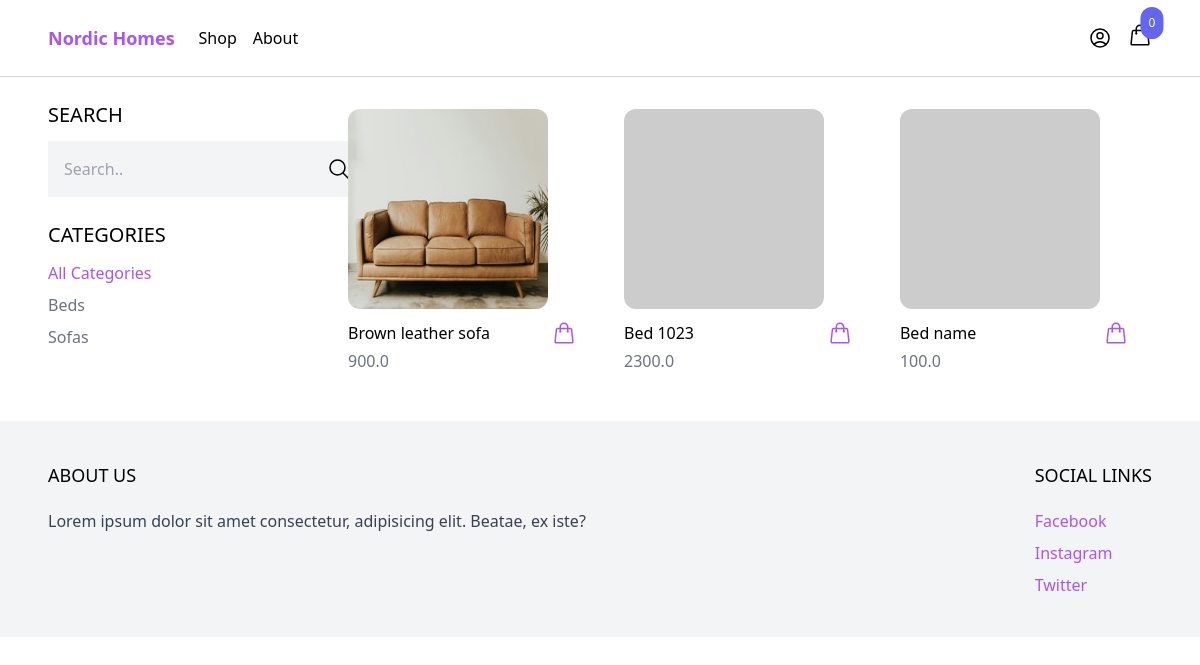
The app's page /shop/ with its own data.
### product/models.py (models this page shows, shortened)
class Category(models.Model):
    name = models.CharField(max_length=255)
    slug = models.SlugField()
    class Meta:
        ordering = ('name',)

class Product(models.Model):
    category = models.ForeignKey(Category, related_name='products', on_delete=models.CASCADE)
    name = models.CharField(max_length=255)
    slug = models.SlugField()
    description = models.TextField(blank=True, null=True)
    price = models.IntegerField()
    created_at = models.DateTimeField(auto_now_add=True)
    image = models.ImageField(upload_to='uploads/', blank=True, null=True)
    thumbnail = models.ImageField(upload_to='uploads/', blank=True, null=True)
    class Meta:
        ordering = ('-created_at',)
    def get_display_price(self):
        return self.price / 100
    def get_thumbnail(self):
        if self.thumbnail:
            return self.thumbnail.url
        else:
            if self.image:
                self.thumbnail = self.make_thumbnail(self.image)
                self.save()
                return self.thumbnail.url
            else:
                return 'https://via.placeholder.com/240x240.jpg'

### core/views.py (the view)
# urls.py: path('shop/', shop, name='shop'),
def shop(request):
    categories = Category.objects.all()
    products = Product.objects.all()
    active_category = request.GET.get('category', '')
    if active_category:
        products = products.filter(category__slug=active_category)
    query = request.GET.get('query', '')
    if query:
        products = products.filter(Q(name__icontains=query) | Q(description__icontains=query))
    context = {'products':products, 'categories':categories, 'active_category':active_category}
    return render(request, 'core/shop.html', context)

### cart/cart.py (called while the page is built)
    def __len__(self):
        return sum(item['quantity'] for item in self.cart.values())

### cart/context_processors.py (called while the page is built)
def cart(request):
    return {'cart': Cart(request)}

### core/templates/core/shop.html (shortened to what this page needs)
{% extends 'core/base.html' %}
{% load static %}
{% block content %}
    <div class="max-w-6xl mx-auto flex flex-wrap items-start py-6 px-6 xl:px-0">
        <div class="filters w-full lg:w-1/4">
            <h3 class="mb-3 text-xl uppercase">Search</h3>
            <form method="get" action=".">
                <div  class="flex">
                    <input type="text" name="query" class="p-4 bg-gray-100 border-0" placeholder="Search..">
                    <button class="p-4 bg-gray-100 border-0">
                        <svg xmlns="http://www.w3.org/2000/svg" fill="none" viewBox="0 0 24 24" stroke-width="1.5" stroke="currentColor" class="w-6 h-6">
                            <path stroke-linecap="round" stroke-linejoin="round" d="m21 21-5.197-5.197m0 0A7.5 7.5 0 1 0 5.196 5.196a7.5 7.5 0 0 0 10.607 10.607Z" />
                        </svg>
                    </button>
                </div>
            </form>
            <h3 class="mt-6 mb-3 text-xl uppercase">Categories</h3>
            <ul class="space-y-2">
                <li><a href="{% url 'core:shop' %}" class="{% if not active_category %} text-purple-500 {% else %}text-gray-500{% endif %}">All Categories</a></li>
                {% for category in categories %}
                    <li><a href="{% url 'core:shop' %}?category={{ category.slug }}" class="{% if category.slug == active_category %} text-purple-500 {% else %}text-gray-500{% endif %}">{{ category.name }}</a></li>
                {% endfor %}
            </ul>
        </div>
        <div class="products w-full lg:w-3/4 -mt-4 flex items-center flex-wrap">
            {% for product in products %}
                {% include 'product/partials/product_list_item.html' %}
            {% endfor %}
        </div>
    </div>
{% endblock %}

### core/templates/core/base.html (shortened to what this page needs)
<!DOCTYPE html>
<html lang="en">
<head>
    <script src="https://cdn.tailwindcss.com"></script>
</head>
<body>
    <nav class="border-b border-gray-300">
        <div class="max-w-6xl mx-auto py-2 px-6 flex items-center justify-between">
            <div class="menu-left flex items-center space-x-6">
                <a href="{% url 'core:frontpage' %}" class="py-4 text-lg text-purple-500 font-semibold">Nordic Homes</a>
                <ul class="flex items-center space-x-4">
                    <li><a href="{% url 'core:shop' %}">Shop</a></li>
                    <li><a href="/">About</a></li>
                </ul>
            </div>
            <div class="menu-right flex items-center space-x-4">
                <a href="{% url 'core:myaccount' %}">
                </a>
                <div
                    hx-get="{% url 'cart:hx_menu_cart' %}"
                    hx-trigger="update-menu-cart from:body"
                    hx-swap="innerHTML"
                >
                    {% include 'cart/menu_cart.html' %}
                </div>
            </div>
        </div>
    </nav>
    <main>
        {% block content %}{% endblock %}
    </main>
    <footer class="bg-gray-100">
        <div class="max-w-6xl mx-auto py-10 px-6 xl:px-0 md:flex justify-between">
            <div class="footer-left mb-12 md:mb-0">
                <h2 class="mb-5 uppercase text-lg">
                    About Us
                </h2>
                <p class="text-gray-700">
                    Lorem ipsum dolor sit amet consectetur, adipisicing elit. Beatae, ex iste?
                </p>
            </div>
            <div class="footer-right">
                <h2 class="mb-5 uppercase text-lg">Social links</h2>
                <ul class="space-y-2">
                    <li><a href="#" class="cursor:pointer text-purple-500 hover:text-purple-800">Facebook</a></li>
                    <li><a href="#" class="cursor:pointer text-purple-500 hover:text-purple-800">Instagram</a></li>
                    <li><a href="#" class="cursor:pointer text-purple-500 hover:text-purple-800">Twitter</a></li>
                </ul>
            </div>
        </div>
    </footer>
</body>
</html>

### cart/templates/cart/menu_cart.html (shortened to what this page needs)
<a href="{% url 'cart:cart' %}" id="menu-cart-button" class="relative inline-block">
    <span class="absolute top-0 right-0 transform translate-x-1/2 -translate-y-1/2 bg-indigo-500 text-white text-xs rounded-full p-2"> {{ cart|length }}</span>
</a>

### product/templates/product/partials/product_list_item.html (shortened to what this page needs)
{% load static %}
<div class="w-full md:w-1/3 xl:w-1/4 p-6">
    <a href="{% url 'product:product' product.slug %}" class="">
        <img src="{{ product.get_thumbnail }}" alt="" class="rounded-xl hover:shadow-lg transition duration-500 ease-in-out w-[200px] h-[200px]">
    </a>
    <div class="pt-3 flex items-center justify-between">
        <a href="{% url 'product:product' product.slug %}">{{ product.name }}</a>
        <a
            href="#"
            hx-get="{% url 'cart:add_to_cart' product.id %}"
            hx-target="#menu-cart-button"
            hx-swap="outerHTML"
            class="text-purple-500 hover:text-purple-800 transition duration-500 ease-in-out"
        >
        </a>
    </div>
    <p class="pt-1 text-gray-500">{{ product.get_display_price }}</p>
</div>

### records on screen
Category: name "Beds"
Category: name "Sofas"
Product: get_thumbnail (picture), name "Brown leather sofa", get_display_price "900.0"
Product: name "Bed 1023", get_display_price "2300.0"
Product: name "Bed name", get_display_price "100.0"

### other values on screen
{{ cart|length }} "0"
